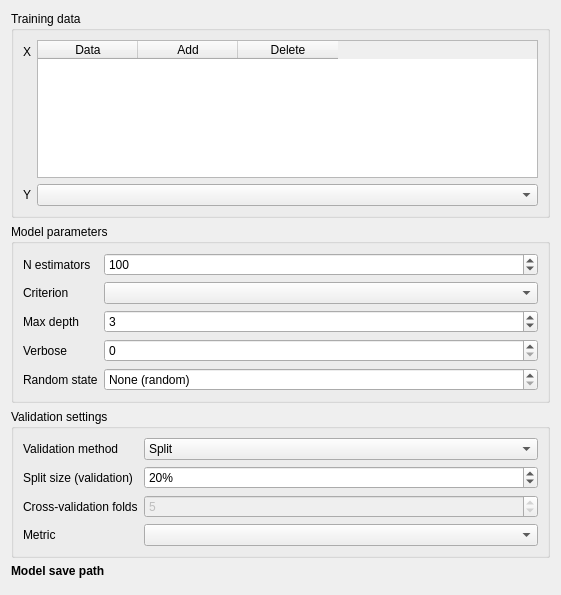
<?xml version="1.0" encoding="UTF-8"?>
<ui version="4.0">
 <class>Form</class>
 <widget class="QWidget" name="Form">
  <property name="geometry">
   <rect>
    <x>0</x>
    <y>0</y>
    <width>561</width>
    <height>595</height>
   </rect>
  </property>
  <property name="sizePolicy">
   <sizepolicy hsizetype="Preferred" vsizetype="Preferred">
    <horstretch>0</horstretch>
    <verstretch>0</verstretch>
   </sizepolicy>
  </property>
  <property name="minimumSize">
   <size>
    <width>0</width>
    <height>0</height>
   </size>
  </property>
  <property name="maximumSize">
   <size>
    <width>16777215</width>
    <height>16777215</height>
   </size>
  </property>
  <property name="windowTitle">
   <string>Form</string>
  </property>
  <layout class="QVBoxLayout" name="verticalLayout">
   <item>
    <widget class="QGroupBox" name="plot_data_box">
     <property name="sizePolicy">
      <sizepolicy hsizetype="Preferred" vsizetype="Maximum">
       <horstretch>0</horstretch>
       <verstretch>0</verstretch>
      </sizepolicy>
     </property>
     <property name="title">
      <string>Training data</string>
     </property>
     <layout class="QFormLayout" name="formLayout">
      <item row="0" column="0">
       <widget class="QLabel" name="training_data_label">
        <property name="text">
         <string>X</string>
        </property>
       </widget>
      </item>
      <item row="1" column="0">
       <widget class="QLabel" name="y_label">
        <property name="text">
         <string>Y</string>
        </property>
       </widget>
      </item>
      <item row="1" column="1">
       <widget class="QgsMapLayerComboBox" name="y"/>
      </item>
      <item row="0" column="1">
       <widget class="QTableWidget" name="training_data">
        <property name="sizePolicy">
         <sizepolicy hsizetype="Expanding" vsizetype="Preferred">
          <horstretch>0</horstretch>
          <verstretch>0</verstretch>
         </sizepolicy>
        </property>
        <property name="minimumSize">
         <size>
          <width>0</width>
          <height>75</height>
         </size>
        </property>
        <column>
         <property name="text">
          <string>Data</string>
         </property>
        </column>
        <column>
         <property name="text">
          <string>Add</string>
         </property>
        </column>
        <column>
         <property name="text">
          <string>Delete</string>
         </property>
        </column>
       </widget>
      </item>
     </layout>
    </widget>
   </item>
   <item>
    <widget class="QgsCollapsibleGroupBox" name="parameter_box">
     <property name="title">
      <string>Model parameters</string>
     </property>
     <property name="collapsed">
      <bool>false</bool>
     </property>
     <layout class="QFormLayout" name="formLayout_3">
      <item row="0" column="0">
       <widget class="QLabel" name="n_estimators_label">
        <property name="text">
         <string>N estimators</string>
        </property>
       </widget>
      </item>
      <item row="2" column="0">
       <widget class="QLabel" name="max_depth_label">
        <property name="text">
         <string>Max depth</string>
        </property>
       </widget>
      </item>
      <item row="3" column="0">
       <widget class="QLabel" name="verbose_label">
        <property name="text">
         <string>Verbose</string>
        </property>
       </widget>
      </item>
      <item row="4" column="0">
       <widget class="QLabel" name="random_state_label">
        <property name="text">
         <string>Random state</string>
        </property>
       </widget>
      </item>
      <item row="1" column="1">
       <widget class="QComboBox" name="criterion"/>
      </item>
      <item row="1" column="0">
       <widget class="QLabel" name="criterion_label">
        <property name="text">
         <string>Criterion</string>
        </property>
       </widget>
      </item>
      <item row="0" column="1">
       <widget class="QgsSpinBox" name="n_estimators">
        <property name="minimum">
         <number>1</number>
        </property>
        <property name="maximum">
         <number>1000</number>
        </property>
        <property name="value">
         <number>100</number>
        </property>
       </widget>
      </item>
      <item row="2" column="1">
       <widget class="QgsSpinBox" name="max_depth">
        <property name="specialValueText">
         <string>None</string>
        </property>
        <property name="maximum">
         <number>1000</number>
        </property>
        <property name="value">
         <number>3</number>
        </property>
       </widget>
      </item>
      <item row="3" column="1">
       <widget class="QgsSpinBox" name="verbose">
        <property name="maximum">
         <number>1</number>
        </property>
       </widget>
      </item>
      <item row="4" column="1">
       <widget class="QgsSpinBox" name="random_state">
        <property name="specialValueText">
         <string>None (random)</string>
        </property>
        <property name="minimum">
         <number>-1</number>
        </property>
        <property name="maximum">
         <number>10000</number>
        </property>
        <property name="value">
         <number>-1</number>
        </property>
       </widget>
      </item>
     </layout>
    </widget>
   </item>
   <item>
    <widget class="QgsCollapsibleGroupBox" name="validation_box">
     <property name="title">
      <string>Validation settings</string>
     </property>
     <property name="collapsed">
      <bool>false</bool>
     </property>
     <layout class="QFormLayout" name="formLayout_2">
      <item row="0" column="0">
       <widget class="QLabel" name="validation_method_label">
        <property name="text">
         <string>Validation method</string>
        </property>
       </widget>
      </item>
      <item row="0" column="1">
       <widget class="QComboBox" name="validation_method">
        <item>
         <property name="text">
          <string>Split</string>
         </property>
        </item>
        <item>
         <property name="text">
          <string>K-fold CV</string>
         </property>
        </item>
        <item>
         <property name="text">
          <string>Stratified k-fold CV</string>
         </property>
        </item>
        <item>
         <property name="text">
          <string>Leave-one-out CV</string>
         </property>
        </item>
        <item>
         <property name="text">
          <string>None</string>
         </property>
        </item>
       </widget>
      </item>
      <item row="1" column="0">
       <widget class="QLabel" name="split_size_label">
        <property name="text">
         <string>Split size (validation)</string>
        </property>
       </widget>
      </item>
      <item row="2" column="0">
       <widget class="QLabel" name="cv_folds_label">
        <property name="text">
         <string>Cross-validation folds</string>
        </property>
       </widget>
      </item>
      <item row="2" column="1">
       <widget class="QgsSpinBox" name="cv_folds">
        <property name="enabled">
         <bool>false</bool>
        </property>
        <property name="minimum">
         <number>2</number>
        </property>
        <property name="value">
         <number>5</number>
        </property>
       </widget>
      </item>
      <item row="3" column="0">
       <widget class="QLabel" name="validation_metric_label">
        <property name="text">
         <string>Metric</string>
        </property>
       </widget>
      </item>
      <item row="3" column="1">
       <widget class="QComboBox" name="validation_metric"/>
      </item>
      <item row="1" column="1">
       <widget class="QgsSpinBox" name="split_size">
        <property name="suffix">
         <string>%</string>
        </property>
        <property name="minimum">
         <number>1</number>
        </property>
        <property name="maximum">
         <number>99</number>
        </property>
        <property name="value">
         <number>20</number>
        </property>
       </widget>
      </item>
     </layout>
    </widget>
   </item>
   <item>
    <widget class="QLabel" name="label_20">
     <property name="font">
      <font>
       <weight>75</weight>
       <bold>true</bold>
      </font>
     </property>
     <property name="text">
      <string>Model save path</string>
     </property>
     <property name="alignment">
      <set>Qt::AlignBottom|Qt::AlignLeading|Qt::AlignLeft</set>
     </property>
    </widget>
   </item>
   <item>
    <widget class="QgsFileWidget" name="model_save_path"/>
   </item>
  </layout>
 </widget>
 <customwidgets>
  <customwidget>
   <class>QgsCollapsibleGroupBox</class>
   <extends>QGroupBox</extends>
   <header>qgscollapsiblegroupbox.h</header>
   <container>1</container>
  </customwidget>
  <customwidget>
   <class>QgsFileWidget</class>
   <extends>QWidget</extends>
   <header>qgsfilewidget.h</header>
   <container>1</container>
  </customwidget>
  <customwidget>
   <class>QgsMapLayerComboBox</class>
   <extends>QComboBox</extends>
   <header>qgsmaplayercombobox.h</header>
  </customwidget>
  <customwidget>
   <class>QgsSpinBox</class>
   <extends>QSpinBox</extends>
   <header>qgsspinbox.h</header>
  </customwidget>
 </customwidgets>
 <resources/>
 <connections/>
</ui>
